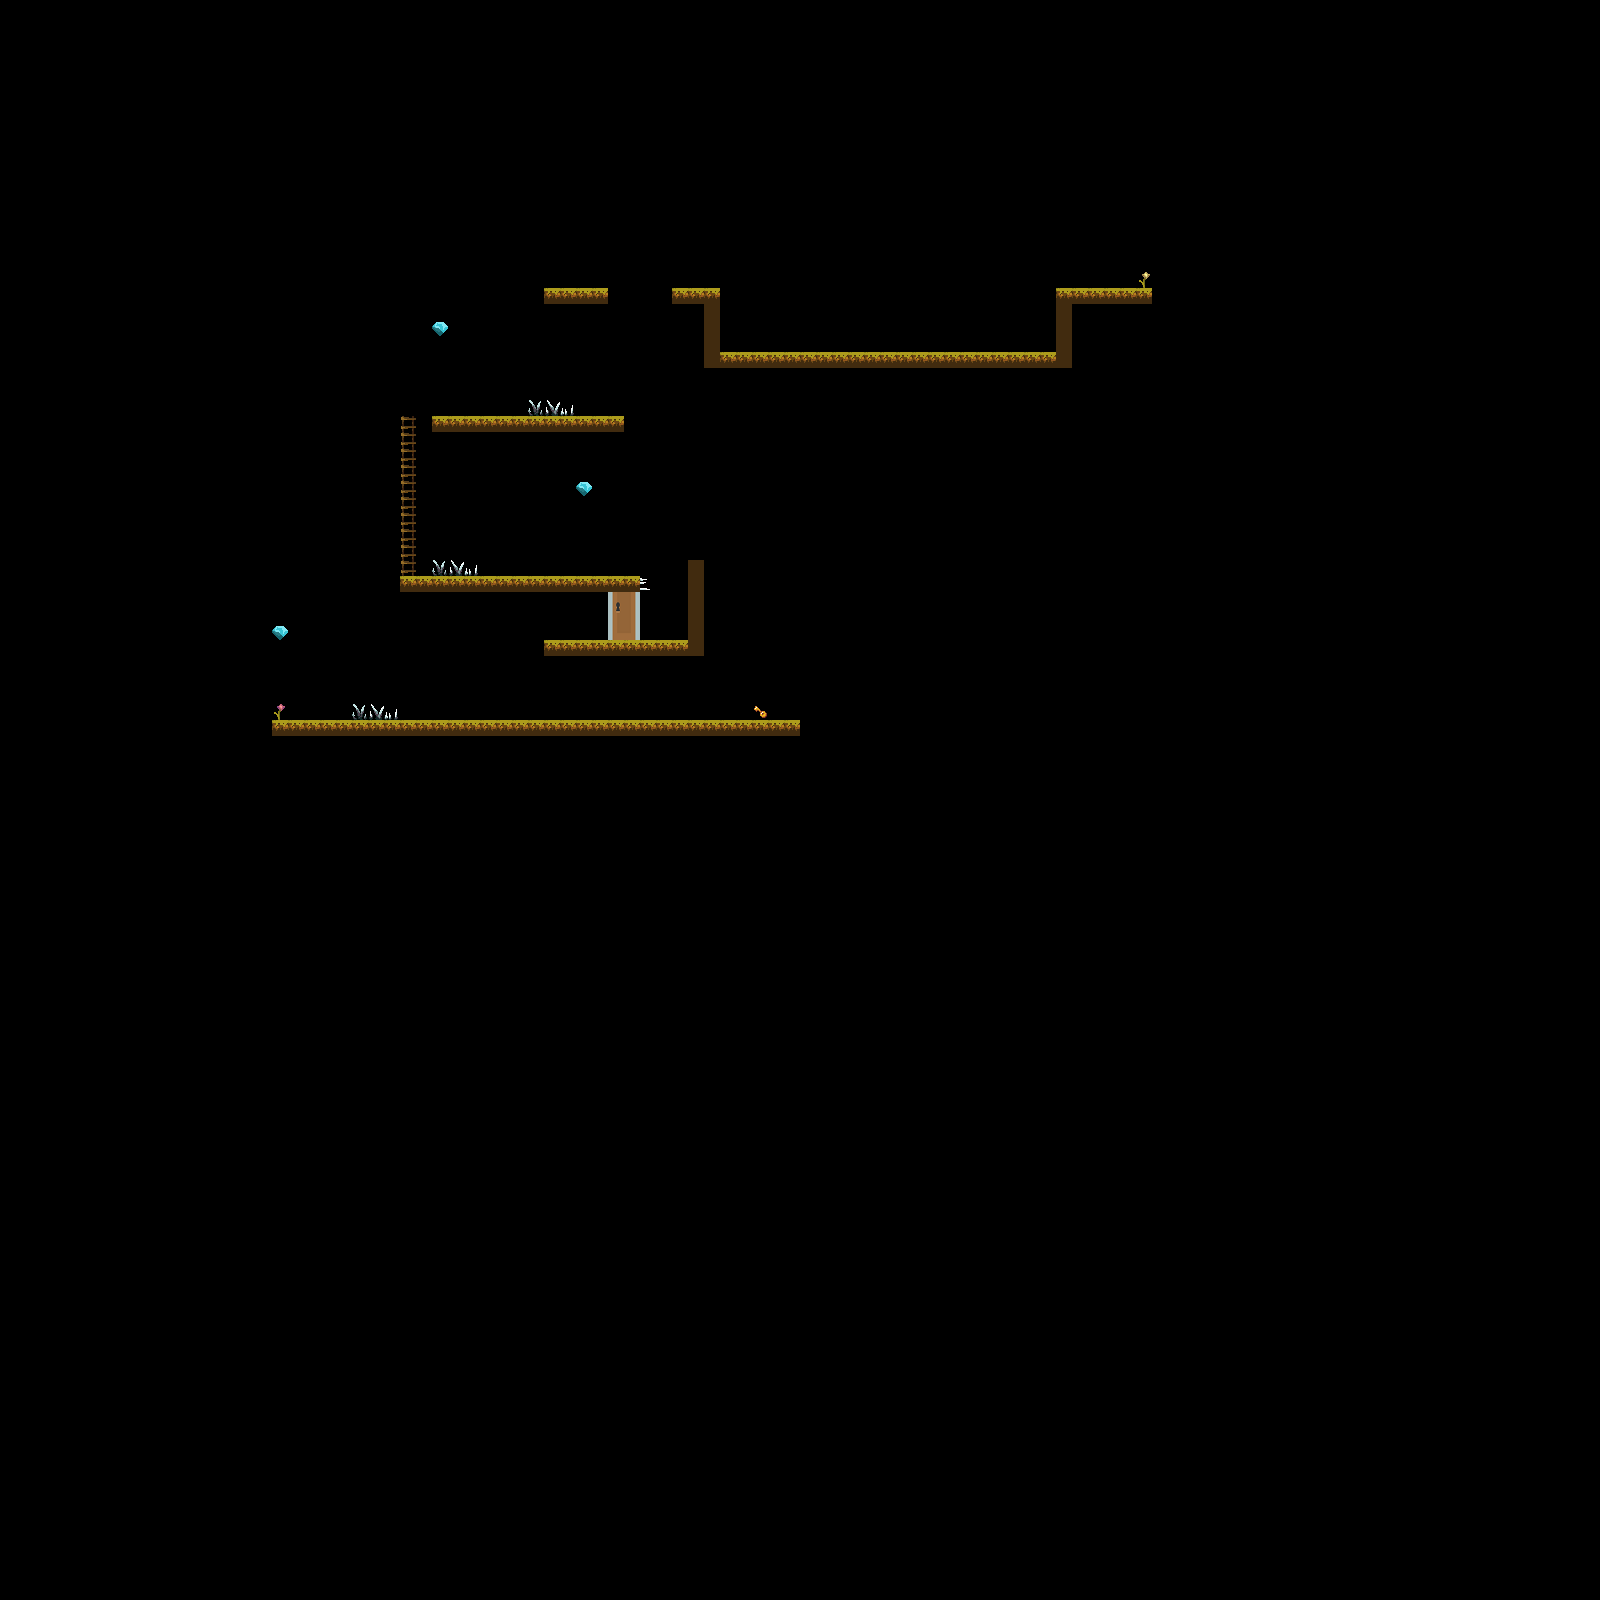

A level layout from a 2D game, rendered from its tile map. Below: a short description, then the map file with tile-grid data replaced by summaries:
An orthogonal 100x100 tile map with 16x16 px tiles, 13 tile layers (Checkpoints, Coins, Hearts, Don't Touch, ...), 6 tilesets and 2 objects.

<map version="1.5" tiledversion="1.5.0" orientation="orthogonal" renderorder="left-down" width="100" height="100" tilewidth="16" tileheight="16" infinite="0" nextlayerid="16" nextobjectid="3">
 <tileset firstgid="1" name="Enviroment" tilewidth="16" tileheight="16" tilecount="1170" columns="45">
  <image source="../../images/Environment/Kauzz Forest Tiles/Enviroment.png" width="724" height="416" />
 </tileset>
 <tileset firstgid="1171" source="../../images/Animated Tiles/Diamond.tsx" />
 <tileset firstgid="1184" name="Country_village_props" tilewidth="16" tileheight="16" tilecount="252" columns="21">
  <image source="../../images/Environment/Country-village_asset_pack/1_Tileset &amp; props/Country_village_props.png" width="336" height="192" />
 </tileset>
 <tileset firstgid="1436" name="Door and key" tilewidth="32" tileheight="48" tilecount="1" columns="0">
  <grid orientation="orthogonal" width="1" height="1" />
  <tile id="2">
   <image width="32" height="48" source="../../images/Environment/doorClosed_mid.png" />
  </tile>
 </tileset>
 <tileset firstgid="1441" name="tiny_consumables" tilewidth="16" tileheight="16" tilecount="18" columns="6">
  <image source="../../images/Environment/tiny_consumables.png" width="96" height="48" />
 </tileset>
 <tileset firstgid="1459" name="mainlevbuild" tilewidth="16" tileheight="16" tilecount="4096" columns="64">
  <image source="../../images/Environment/PFantasy_SET1_v1.0/mainlevbuild.png" width="1024" height="1024" />
 </tileset>
 <layer id="4" name="Checkpoints" width="100" height="100">
  <data>[10000 cells, 0 non-empty, 0 distinct tile ids]</data>
 </layer>
 <layer id="5" name="Coins" width="100" height="100">
  <data>[10000 cells, 3 non-empty, 1 distinct tile ids]</data>
 </layer>
 <layer id="6" name="Hearts" width="100" height="100">
  <data>[10000 cells, 0 non-empty, 0 distinct tile ids]</data>
 </layer>
 <layer id="7" name="Don't Touch" width="100" height="100">
  <data>[10000 cells, 10 non-empty, 4 distinct tile ids]</data>
 </layer>
 <layer id="8" name="Golden key" width="100" height="100">
  <data>[10000 cells, 1 non-empty, 1 distinct tile ids]</data>
 </layer>
 <layer id="9" name="Golden door" width="100" height="100">
  <data>[10000 cells, 1 non-empty, 1 distinct tile ids]</data>
 </layer>
 <layer id="10" name="Exit" width="100" height="100">
  <data>[10000 cells, 1 non-empty, 1 distinct tile ids]</data>
 </layer>
 <layer id="11" name="Enemy 1" width="100" height="100">
  <data>[10000 cells, 0 non-empty, 0 distinct tile ids]</data>
 </layer>
 <layer id="12" name="Enemy 0" width="100" height="100">
  <data>[10000 cells, 0 non-empty, 0 distinct tile ids]</data>
 </layer>
 <layer id="13" name="Spawn" width="100" height="100">
  <data>[10000 cells, 1 non-empty, 1 distinct tile ids]</data>
 </layer>
 <objectgroup id="14" name="Enemies" />
 <objectgroup id="3" name="Moving platforms">
  <object id="1" gid="3" x="624" y="432" width="16" height="16">
   <properties>
    <property name="boundary_bottom" type="float" value="1752" />
    <property name="boundary_top" type="float" value="1992" />
    <property name="change_y" type="float" value="1" />
   </properties>
  </object>
  <object id="2" gid="3" x="640" y="432" width="16" height="16">
   <properties>
    <property name="boundary_bottom" type="float" value="1752" />
    <property name="boundary_top" type="float" value="1992" />
    <property name="change_y" type="float" value="1" />
   </properties>
  </object>
 </objectgroup>
 <layer id="2" name="Platforms" width="100" height="100">
  <data>[10000 cells, 117 non-empty, 2 distinct tile ids]</data>
 </layer>
 <layer id="1" name="Ladders" width="100" height="100">
  <data>[10000 cells, 10 non-empty, 1 distinct tile ids]</data>
 </layer>
 <layer id="15" name="Foreground 1" width="100" height="100">
  <data>[10000 cells, 0 non-empty, 0 distinct tile ids]</data>
 </layer>
</map>
